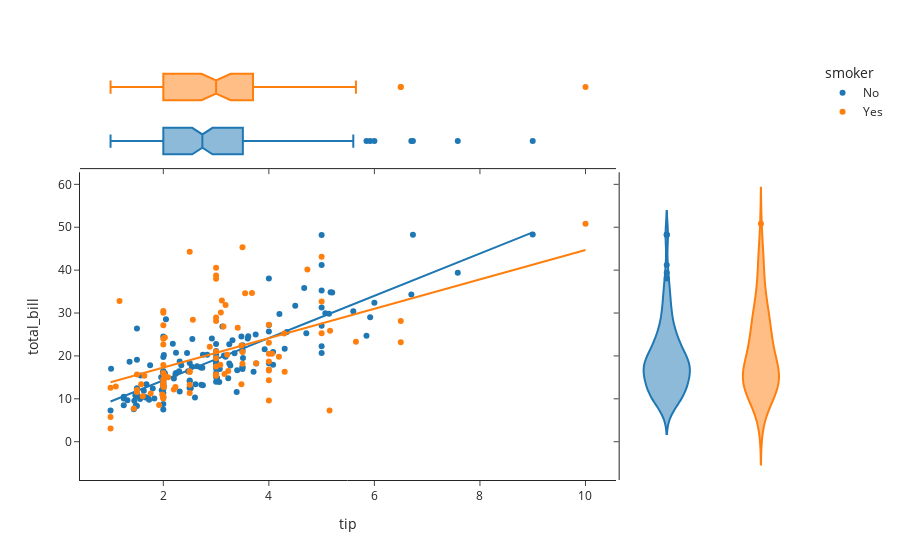

Notebook source saved alongside this figure:
### Markdown cell above
**scatter  plots**
- useful for showing relationships between two variables
- effective use can be made of point colour, size and shape
- give some consideration to which features you map 
- distinct colours can be informative for discrete (categorical) features

**line plots**
- great for plotting a continuous sequence of values

### Code cell
fig = px.scatter(plotly_df_tips, x="tip", y="total_bill", color="smoker", marginal_y="violin",
           marginal_x="box", trendline="ols", template="simple_white")
fig.show()

### Figure 1 — Plotly figure (JSON) as saved in the notebook; plotly's stock layout.template omitted (floating-point values rounded to 4 significant figures; data arrays with more than 128 entries replaced by an {"elided": "..."} marker saying what was removed)
{"data": [{"hoverlabel": {"namelength": 0}, "hovertemplate": "smoker=No<br>tip=%{x}<br>total_bill=%{y}", "legendgroup": "No", "marker": {"color": "#1F77B4", "symbol": "circle"}, "mode": "markers", "name": "No", "showlegend": true, "type": "scatter", "x": {"elided": "151 float values"}, "xaxis": "x", "y": {"elided": "151 float values"}, "yaxis": "y"}, {"alignmentgroup": "True", "hoverlabel": {"namelength": 0}, "hovertemplate": "smoker=No<br>tip=%{x}", "legendgroup": "No", "marker": {"color": "#1F77B4", "symbol": "circle"}, "name": "No", "notched": true, "offsetgroup": "No", "showlegend": false, "type": "box", "x": {"elided": "151 float values"}, "xaxis": "x3", "yaxis": "y3"}, {"alignmentgroup": "True", "hoverlabel": {"namelength": 0}, "hovertemplate": "smoker=No<br>total_bill=%{y}", "legendgroup": "No", "marker": {"color": "#1F77B4", "symbol": "circle"}, "name": "No", "offsetgroup": "No", "scalegroup": "y", "showlegend": false, "type": "violin", "xaxis": "x2", "y": {"elided": "151 float values"}, "yaxis": "y2"}, {"hoverlabel": {"namelength": 0}, "hovertemplate": "<b>OLS trendline</b><br>total_bill = 4.92858 * tip + 4.44268<br>R<sup>2</sup>=0.675984<br><br>smoker=No<br>tip=%{x}<br>total_bill=%{y} <b>(trend)</b>", "legendgroup": "No", "marker": {"color": "#1F77B4", "symbol": "circle"}, "mode": "lines", "name": "No", "showlegend": false, "type": "scatter", "x": {"elided": "151 float values"}, "xaxis": "x", "y": {"elided": "151 float values"}, "yaxis": "y"}, {"hoverlabel": {"namelength": 0}, "hovertemplate": "smoker=Yes<br>tip=%{x}<br>total_bill=%{y}", "legendgroup": "Yes", "marker": {"color": "#FF7F0E", "symbol": "circle"}, "mode": "markers", "name": "Yes", "showlegend": true, "type": "scatter", "x": [3, 1.76, 3.21, 2, 1.98, 3.76, 1, 2.09, 3.14, 5, 3.08, 3, 5, 3, 1, 4.3, 4.73, 4, 1.5, 3, 2.5, 3, 2.5, 3.48, 1.64, 4.06, 4.29, 4, 2, 3, 1.61, 2, 10, 3.16, 5.15, 3.18, 4, 3.11, 2, 2, 4, 3.55, 3.68, 5.65, 3.5, 6.5, 3, 3.5, 2, 3.5, 4, 1.5, 4.19, 2.56, 2.02, 4, 2, 5, 2, 2, 4, 2.01, 2, 2.5, 4, 3.23, 3.41, 3, 2.03, 2.23, 2, 5.16, 2.5, 6.5, 1.1, 3, 1.5, 1.44, 3.09, 2.2, 3.48, 1.92, 1.58, 2.5, 2, 2.88, 2, 3, 3, 1, 1.17, 2, 2], "xaxis": "x", "y": [38.01, 11.24, 20.29, 13.81, 11.02, 18.29, 3.07, 15.01, 26.86, 25.28, 17.92, 19.44, 32.68, 28.97, 5.75, 16.32, 40.17, 27.28, 12.03, 21.01, 11.35, 15.38, 44.3, 22.42, 15.36, 20.49, 25.21, 14.31, 16, 17.51, 10.59, 10.63, 50.81, 15.81, 7.25, 31.85, 16.82, 32.9, 17.89, 14.48, 9.6, 34.63, 34.65, 23.33, 45.35, 23.17, 40.55, 20.9, 30.46, 18.15, 23.1, 15.69, 19.81, 28.44, 15.48, 16.58, 10.34, 43.11, 13, 13.51, 18.71, 12.74, 13, 16.4, 20.53, 16.47, 26.59, 38.73, 24.27, 12.76, 30.06, 25.89, 13.27, 28.17, 12.9, 28.15, 11.59, 7.74, 30.14, 12.16, 13.42, 8.58, 13.42, 16.27, 10.09, 22.12, 24.01, 15.69, 15.53, 12.6, 32.83, 27.18, 22.67], "yaxis": "y"}, {"alignmentgroup": "True", "hoverlabel": {"namelength": 0}, "hovertemplate": "smoker=Yes<br>tip=%{x}", "legendgroup": "Yes", "marker": {"color": "#FF7F0E", "symbol": "circle"}, "name": "Yes", "notched": true, "offsetgroup": "Yes", "showlegend": false, "type": "box", "x": [3, 1.76, 3.21, 2, 1.98, 3.76, 1, 2.09, 3.14, 5, 3.08, 3, 5, 3, 1, 4.3, 4.73, 4, 1.5, 3, 2.5, 3, 2.5, 3.48, 1.64, 4.06, 4.29, 4, 2, 3, 1.61, 2, 10, 3.16, 5.15, 3.18, 4, 3.11, 2, 2, 4, 3.55, 3.68, 5.65, 3.5, 6.5, 3, 3.5, 2, 3.5, 4, 1.5, 4.19, 2.56, 2.02, 4, 2, 5, 2, 2, 4, 2.01, 2, 2.5, 4, 3.23, 3.41, 3, 2.03, 2.23, 2, 5.16, 2.5, 6.5, 1.1, 3, 1.5, 1.44, 3.09, 2.2, 3.48, 1.92, 1.58, 2.5, 2, 2.88, 2, 3, 3, 1, 1.17, 2, 2], "xaxis": "x3", "yaxis": "y3"}, {"alignmentgroup": "True", "hoverlabel": {"namelength": 0}, "hovertemplate": "smoker=Yes<br>total_bill=%{y}", "legendgroup": "Yes", "marker": {"color": "#FF7F0E", "symbol": "circle"}, "name": "Yes", "offsetgroup": "Yes", "scalegroup": "y", "showlegend": false, "type": "violin", "xaxis": "x2", "y": [38.01, 11.24, 20.29, 13.81, 11.02, 18.29, 3.07, 15.01, 26.86, 25.28, 17.92, 19.44, 32.68, 28.97, 5.75, 16.32, 40.17, 27.28, 12.03, 21.01, 11.35, 15.38, 44.3, 22.42, 15.36, 20.49, 25.21, 14.31, 16, 17.51, 10.59, 10.63, 50.81, 15.81, 7.25, 31.85, 16.82, 32.9, 17.89, 14.48, 9.6, 34.63, 34.65, 23.33, 45.35, 23.17, 40.55, 20.9, 30.46, 18.15, 23.1, 15.69, 19.81, 28.44, 15.48, 16.58, 10.34, 43.11, 13, 13.51, 18.71, 12.74, 13, 16.4, 20.53, 16.47, 26.59, 38.73, 24.27, 12.76, 30.06, 25.89, 13.27, 28.17, 12.9, 28.15, 11.59, 7.74, 30.14, 12.16, 13.42, 8.58, 13.42, 16.27, 10.09, 22.12, 24.01, 15.69, 15.53, 12.6, 32.83, 27.18, 22.67], "yaxis": "y2"}, {"hoverlabel": {"namelength": 0}, "hovertemplate": "<b>OLS trendline</b><br>total_bill = 3.42515 * tip + 10.4511<br>R<sup>2</sup>=0.238357<br><br>smoker=Yes<br>tip=%{x}<br>total_bill=%{y} <b>(trend)</b>", "legendgroup": "Yes", "marker": {"color": "#FF7F0E", "symbol": "circle"}, "mode": "lines", "name": "Yes", "showlegend": false, "type": "scatter", "x": [1, 1, 1, 1.1, 1.17, 1.44, 1.5, 1.5, 1.5, 1.58, 1.61, 1.64, 1.76, 1.92, 1.98, 2, 2, 2, 2, 2, 2, 2, 2, 2, 2, 2, 2, 2, 2, 2, 2.01, 2.02, 2.03, 2.09, 2.2, 2.23, 2.5, 2.5, 2.5, 2.5, 2.5, 2.56, 2.88, 3, 3, 3, 3, 3, 3, 3, 3, 3, 3, 3, 3.08, 3.09, 3.11, 3.14, 3.16, 3.18, 3.21, 3.23, 3.41, 3.48, 3.48, 3.5, 3.5, 3.5, 3.55, 3.68, 3.76, 4, 4, 4, 4, 4, 4, 4, 4, 4.06, 4.19, 4.29, 4.3, 4.73, 5, 5, 5, 5.15, 5.16, 5.65, 6.5, 6.5, 10], "xaxis": "x", "y": [13.88, 13.88, 13.88, 14.22, 14.46, 15.38, 15.59, 15.59, 15.59, 15.86, 15.97, 16.07, 16.48, 17.03, 17.23, 17.3, 17.3, 17.3, 17.3, 17.3, 17.3, 17.3, 17.3, 17.3, 17.3, 17.3, 17.3, 17.3, 17.3, 17.3, 17.34, 17.37, 17.4, 17.61, 17.99, 18.09, 19.01, 19.01, 19.01, 19.01, 19.01, 19.22, 20.32, 20.73, 20.73, 20.73, 20.73, 20.73, 20.73, 20.73, 20.73, 20.73, 20.73, 20.73, 21.0, 21.03, 21.1, 21.21, 21.27, 21.34, 21.45, 21.51, 22.13, 22.37, 22.37, 22.44, 22.44, 22.44, 22.61, 23.06, 23.33, 24.15, 24.15, 24.15, 24.15, 24.15, 24.15, 24.15, 24.15, 24.36, 24.8, 25.14, 25.18, 26.65, 27.58, 27.58, 27.58, 28.09, 28.12, 29.8, 32.71, 32.71, 44.7], "yaxis": "y"}], "layout": {"legend": {"title": {"text": "smoker"}, "tracegroupgap": 0}, "margin": {"t": 60}, "xaxis": {"anchor": "y", "domain": [0, 0.7363], "title": {"text": "tip"}}, "xaxis2": {"anchor": "y2", "domain": [0.7413, 1], "matches": "x2", "showline": false, "showticklabels": false, "ticks": ""}, "xaxis3": {"anchor": "y3", "domain": [0, 0.7363], "matches": "x", "showticklabels": false}, "xaxis4": {"anchor": "y4", "domain": [0.7413, 1], "matches": "x2", "showline": false, "showticklabels": false, "ticks": ""}, "yaxis": {"anchor": "x", "domain": [0, 0.7326], "title": {"text": "total_bill"}}, "yaxis2": {"anchor": "x2", "domain": [0, 0.7326], "matches": "y", "showticklabels": false}, "yaxis3": {"anchor": "x3", "domain": [0.7426, 1], "matches": "y3", "showline": false, "showticklabels": false, "ticks": ""}, "yaxis4": {"anchor": "x4", "domain": [0.7426, 1], "matches": "y3", "showline": false, "showticklabels": false, "ticks": ""}}}
